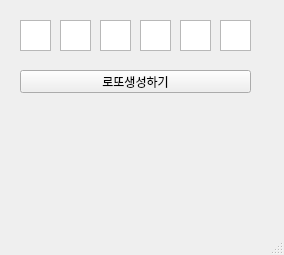
<?xml version="1.0" encoding="UTF-8"?>
<ui version="4.0">
 <class>MainWindow</class>
 <widget class="QMainWindow" name="MainWindow">
  <property name="geometry">
   <rect>
    <x>0</x>
    <y>0</y>
    <width>284</width>
    <height>255</height>
   </rect>
  </property>
  <property name="windowTitle">
   <string>MainWindow</string>
  </property>
  <widget class="QWidget" name="centralwidget">
   <widget class="QPlainTextEdit" name="pte1">
    <property name="geometry">
     <rect>
      <x>20</x>
      <y>20</y>
      <width>31</width>
      <height>31</height>
     </rect>
    </property>
   </widget>
   <widget class="QPlainTextEdit" name="pte2">
    <property name="geometry">
     <rect>
      <x>60</x>
      <y>20</y>
      <width>31</width>
      <height>31</height>
     </rect>
    </property>
   </widget>
   <widget class="QPlainTextEdit" name="pte3">
    <property name="geometry">
     <rect>
      <x>100</x>
      <y>20</y>
      <width>31</width>
      <height>31</height>
     </rect>
    </property>
   </widget>
   <widget class="QPlainTextEdit" name="pte4">
    <property name="geometry">
     <rect>
      <x>140</x>
      <y>20</y>
      <width>31</width>
      <height>31</height>
     </rect>
    </property>
   </widget>
   <widget class="QPlainTextEdit" name="pte5">
    <property name="geometry">
     <rect>
      <x>180</x>
      <y>20</y>
      <width>31</width>
      <height>31</height>
     </rect>
    </property>
   </widget>
   <widget class="QPlainTextEdit" name="pte6">
    <property name="geometry">
     <rect>
      <x>220</x>
      <y>20</y>
      <width>31</width>
      <height>31</height>
     </rect>
    </property>
   </widget>
   <widget class="QPushButton" name="pb">
    <property name="geometry">
     <rect>
      <x>20</x>
      <y>70</y>
      <width>231</width>
      <height>23</height>
     </rect>
    </property>
    <property name="text">
     <string>로또생성하기</string>
    </property>
   </widget>
  </widget>
  <widget class="QMenuBar" name="menubar">
   <property name="geometry">
    <rect>
     <x>0</x>
     <y>0</y>
     <width>284</width>
     <height>21</height>
    </rect>
   </property>
  </widget>
  <widget class="QStatusBar" name="statusbar"/>
 </widget>
 <resources/>
 <connections/>
</ui>
